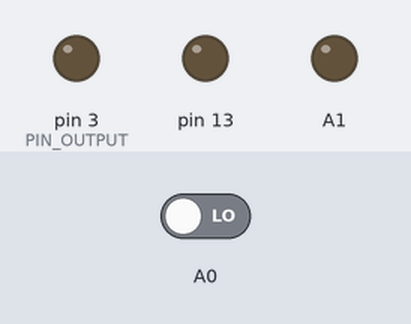
Bench run of a sketch on a simulated Arduino Nano, built with avr-gcc and run on an emulated ATmega328P. Shown: output pins drawn as LEDs (lit = HIGH). The inputs (shaded band) are chosen by the test bench; at power-on: A0 LOW. What the sketch prints to the serial monitor is not drawn.

Above: at 1.2 s.
1.3 s: A0 driven HIGH
2.8 s: A0 driven LOW
At 3.7 s:
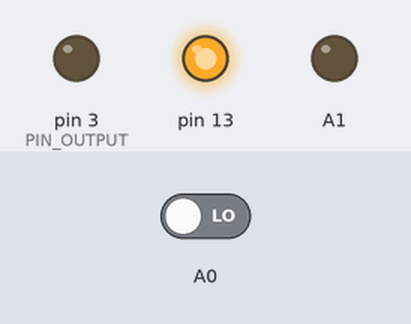
Timing chart, 0 to 5.8 s (numbered marks = the images above; inputs shaded):
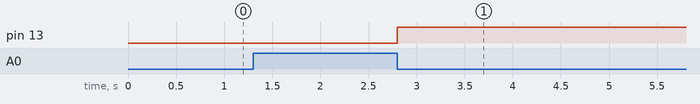

The sketch:

Lectura_Encoders.ino
```cpp
/*
  La idea de este programa es leer adecuadamente los encoders. De forma forma que luego se transforme en libreria o algo asi.
 */
#include <avr/interrupt.h> //Esto lo pongo porque decía el manual de avr que
#include <avr/io.h>        //supuestamente lo necesito para las interrupciones

#define interrupt_on bitSet(SREG,7);
#define interrupt_off bitClear(SREG,7);
#define PID_clasico 1

#if PID_clasico
   #define PIN_INPUT A7//19
  #define PIN_OUTPUT 3//18
#else
  #define PIN_INPUT A7
  #define PIN_OUTPUT 3
#endif

int Entrada[5],Error[5],Salida[5],setpoint, Entrada_Actual;
int  bandera,data;
bool varr;
int Estado_led=0;

#if  PID_clasico
float A,B,C,D,E;
#else
float kp,kd,ki,delta_error,int_error;
#endif

float ticc,tocc;
//int error_[3]; // Hay problemas con la lectura del analogread si cargo este vector :/
void setup()
{
    pinMode(PIN_OUTPUT,OUTPUT);
    pinMode(13, OUTPUT);
    pinMode(A0, INPUT);
     pinMode(A1, OUTPUT);
    //pinMode(PIN_INPUT, INPUT);


  Serial.begin(2000000);
  while (!Serial) {
  }

setpoint=700;


/*
 * La relacion entre PID_clasico y el no clasico es:
 * A=kp(kd+ki)
 * B=kp(ki-kd)
 * C=kp*ki
 * En el PID_clasico solo se considera la historia del error hasta el estado 2. En el no clasico se guarda tanto error hasta 2400.
 * Otra diferencia es que en el clasico se considera el valor de la salida pasada. En el no clasico no se considera.
*/

/*
 * PID con respuesta escalon (1 polo):  [0.2372    0.0225   -0.2147    1.0000         0]
 * PIDF con respuesta escalon (1 polo):  [3.1321    0.2272   -2.9049    1.0119   -0.0119]
 * PID con PBRS (2 polos): [1.8851   -3.4954    1.6134    1.0000         0]
 * PID con PBRS (1 polo): 0.1179    0.0013   -0.1166    1.0000         0
 *  PID con PBRS (1 polo), muy rapido: 2.2414    0.0291   -2.2123    1.0000         0
 *  PID F, MUY rapido:  2.2194    0.0341   -2.1854    1.0099   -0.0099
 */
#if PID_clasico
A= 2.2194 ;//0.2179;//0.297;//0.4379;//13.6681;//0.6685;//0.4231;//0.1626;
B= 0.0341;//0.0014;//0.363;//-0.3884;//-5.2973;//-0.4147;//-0.3769;//0.0057;
C=-2.1854 ;//-0.2165;//0.33;//-0.0217;//-0.027;//-0.0021;//-0.021;//-0.1569;
D=1.0099;
E=-0.0099;
#else
 kp=0.33; // 0.33 ; Segun zigger nichols, tendrian que ser: kp=0.816, Ti=0.55s , Td=0.1375s (con el metodo oscilatorio)
 kd=-0.1; //-0.1
 ki=1; // 1
#endif
// Configuracion Timer 1_ interrupciones


//// Esta parte esta sacada de Controlados.cpp
//TCCR1A = 0b11110010;
//TCCR1B= 0b00000001; // Sin prescaler.
////Pongo el timer en 0 para el inicio del conteo:
//TCNT1 = 0x0000;
//
//TIMSK1=0x00; //TIMSK1= Timer/Counter 1 Interrupt Mask Register; Bit 0 – TOIE
//bitWrite(TIMSK1,0,1); // Activo las interrupciones por timer 1 overflow.
//SREG


/* ICS0[1,0] =  01  -> Flanco ascendente
  *       11  -> Ambos flancos
  *       10  -> Flanco descendente
  */
 // bitWrite(EICRA,ISC01,0);
  //bitWrite(EICRA,ISC00,1);   //Habilita interrupcion en cualquier cambio de estado de INT0; pag: 89/442
//sbr(EIMSK,INT0);
 //A0 y A1 encoders


bitWrite(PCICR,PCIE1,1); // Pin Change Interrupt Control Register ; Bit 1 – PCIE1: Pin Change Interrupt Enable 1; PCINT[14:8]
//PCIFR,PCIF1 // Es la bandera que se levanta
//PCMSK1 en este registro se lee
bitWrite(PCMSK1,0,1);  // Pin Change Mask Register 1; // es A0, 1 es A1  // PCINT14 PCINT13 PCINT12 PCINT11 PCINT10 PCINT9 PCINT8
interrupt_on;
tic();

}

void loop() // $1 MAIN LOOP #######################################################################
{
  //Serial.print(" Tiempo: ");
  //Serial.println(tocc,DEC);
  //tic();


  tic();
  toc();
  delay(100);
  //Serial.println(PCMSK1,BIN);
  Serial.println(PCIFR,BIN); // PCMSK0 PCMSK0
//  delay(100);
//  digitalWrite(A1,LOW);
//  delay(100);
//  digitalWrite(A1,HIGH);
//


// Entrada_Actual = analogRead(PIN_INPUT);
////  varr=estable();
//  Calc_PID();
// analogWrite(PIN_OUTPUT,(int)Salida[0]);
// Env_salida();
////Enviar_estado();
// //Leer_232();
//  delay(10);
// // toc();

}


// Leer Interrupciones


 ISR(PCINT1_vect){

   Serial.println ("Interrupt: ");
      if (Estado_led){
        digitalWrite(13,HIGH);Estado_led=0;
         Serial.println (" Entro!");
        }
        else {digitalWrite(13,LOW);Estado_led=1;
       //bitWrite(PCMSK1,0,0); // Limpio la bandera (no se si es necesario)
       Serial.println (" Entro!");
        }
/*
 * Each PCINT[15:8]-bit selects whether pin change interrupt is enabled on the corresponding I/O pin. If
PCINT[15:8] is set and the PCIE1 bit in PCICR is set, pin change interrupt is enabled on the
corresponding I/O pin. If PCINT[15:8] is cleared, pin change interrupt on the corresponding I/O pin is
disabled.
 */

  }

// ######### Recibe datos por 232 y modifica una variable. Se podria hacer generica.
void Leer_232()
{
if (Serial.available() > 0) {
data=Serial.parseInt();
Serial.println(data,DEC);
}
else {
  data=0;
  }

}

void Calc_PID ()//$2
{
   for (int i=3; i >= 0; i--){ // Historia de variables; Hay que tener cuidado por como se actualizan, Puede pasar que te queden todos iguales. Solo actualiza los valores pasados, esto es el valor en 0 queda igual al valor en 1, al 0 hay que actualizarlo manualmente.
    Entrada[i+1]=Entrada[i];
    Error[i+1]=Error[i];
    Salida[i+1]=Salida[i];
  }
    Entrada[0]=Entrada_Actual;
     Error[0]= (setpoint-Entrada[0]);

  #if PID_clasico
  //Salida[0]=(int)(A*Salida[1]+B*Salida[2]+C*Error[0]+D*Error[1]+E*Error[2]);
  Salida[0]=(D*Salida[1]+E*Salida[2]+A*Error[0]+B*Error[1]+C*Error[2]);
  #else
  // Calculo de parametros
  delta_error=Error[0]-Error[1];
  int_error=Error[0]+int_error;
  // aplico la ventana
  if (int_error>2400){int_error=2400;}
  if (int_error<-2400){int_error=-2400;}
  Salida[0]=(int)(kp*(Error[0]+kd*delta_error+ki*int_error)); //
  #endif

  if (Salida[0] >254) {Salida[0]=255;} // La otra alternativa es que sature la salida, pero la variable la dejas que crezca
  if (Salida[0] <0) {Salida[0]=0;}


}

void Env_salida()
{
//  int kaka;
//  kaka=map(Entrada[0],0,1023,0,5000);
//   Serial.println (kaka,DEC);
   Serial.println (Entrada[0],DEC);
  }

void Enviar_estado()
{
  #if (PID_clasico==0 )
  Serial.print ("Salida: ");
  Serial.print(Salida[2],DEC);
  Serial.print(" ");
    Serial.print ("Error: ");
  Serial.print(Error[2],DEC);
  Serial.print(" ");
   Serial.print ("Delta error: ");
  Serial.print(delta_error,DEC);
   Serial.print(" ");
  Serial.print ("integral error: ");
   Serial.print(int_error,DEC);
  Serial.print(" Medicion: ");
  Serial.println(Entrada[0],DEC);
  #endif
   #if (PID_clasico==1)
   Serial.print ("Salida: ");
  Serial.print(Salida[0],DEC);
  Serial.print(" ");
    Serial.print ("Error: ");
  Serial.print(Error[0],DEC);
  Serial.print(" ");
   Serial.print ("Delta error: ");
  Serial.print(Error[0]-Error[1],DEC);
   Serial.print(" ");
  Serial.print ("integral error: ");
   Serial.print(Error[0]+Error[1]+Error[2],DEC);
  Serial.print(" Medicion: ");
  Serial.print(Entrada[0],DEC);
  Serial.print(" Correcion: ");
  Serial.println(Salida[0]-Salida[1],DEC);
  #endif


}


// #################### Esta funcion verifica por medio de la variancia si la salida es estable.
bool estable()
{
  float Var,Media;
  int i=0;
  Media=0;Var=0;

  for (i=0; i <= 4; i++){
   Media=Media+Entrada[i];  // Entrada[i]
  }
  Media=Media/5;
  i=0;
  for ( i=0; i <= 4; i++){
   Var=(Media-(float)Entrada[i])*(Media-(float)Entrada[i])+Var;   // No deja poner ^2
  }
  Var=Var/5;
  //Serial.println(Var,DEC);
  if (Var<3){ // valor arbitrario basado en experimentacion;
    return true;
    }
    else
    {
      return false;
      }

  }

// ##################### Estas 2 funciones hacen los mismo que en matlab :-)
  void tic()

  {
    ticc=micros();
  }

void toc()
  {
   tocc=micros()-ticc;
    }
```

Measured:
- after the input at 1.3 s, every drawn part: stays the same
- after the input at 2.8 s, pin 13: LOW → HIGH at once
